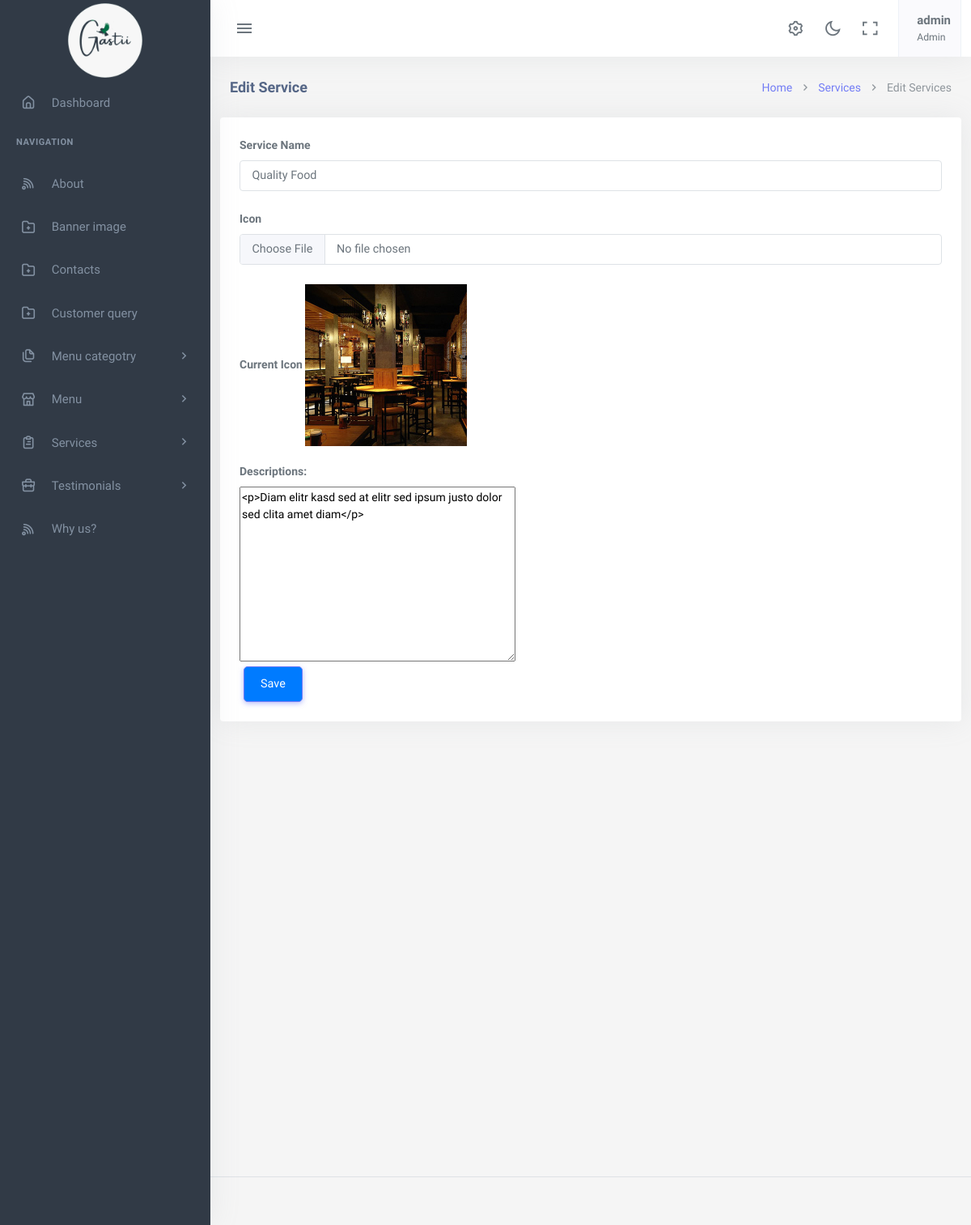
Page /services/edit/3/ (signed in) on the committed database.
### app/models.py (models this page shows, shortened)
class Services(models.Model):
    service_name = models.CharField(max_length=150)
    icon = models.ImageField(upload_to='serviceimage/')
    discriptions= RichTextField(max_length=150)
    class Meta:
        ordering =['-id',]

### app/views.py (the view, shortened to what this page needs)
# urls.py: path('services/edit/<int:pk>/', ServiceAddEditView.as_view(), name='service-edit'),
@method_decorator([login_required(login_url='login'), superadmin_required], name='dispatch')
class ServiceAddEditView(View):
    template_name = 'app/service_add_edit.html'
    def get(self, request, pk=None):
        if pk:
            service = get_object_or_404(Services, pk=pk)
            form = ServiceForm(instance=service)
        else:
            form = ServiceForm()
        context = {'form': form}
        return render(request, 'app/service_add_edit.html', context)

### app/forms.py
class ServiceForm(forms.ModelForm):
    class Meta:
        model = Services
        fields = '__all__'

### app/templates/app/service_add_edit.html (shortened to what this page needs)
{% extends 'app/base.html' %}
{% load static %}
{% block content %}
<div class="content-page">
    <div class="content">
        <div class="container-fluid">
            <div class="row">
                <div class="col-12">
                    <div class="page-title-box">
                        <div class="page-title-right">
                            <ol class="breadcrumb m-0">
                                <li class="breadcrumb-item"><a href="j{% url 'index'%}">Home</a></li>
                                <li class="breadcrumb-item"><a href="{% url 'service-list'%}">Services</a></li>
                                <li class="breadcrumb-item active">{% if form.instance.id %}Edit{% else %}Add{% endif %} Services</li>
                            </ol>
                        </div>
                        <h4 class="page-title">Edit Service</h4>
                    </div>
                </div>
            </div>
        </div>
        <div class="card">
            <div class="card-body">
                <form method="post" enctype="multipart/form-data" class="custom-form">
                    <div class="mb-3">
                        <label for="{{ form.service_name.id_for_label }}" class="form-label">Service Name</label>
                        <input type="text" id="{{ form.service_name.id_for_label }}" class="form-control" name="{{ form.service_name.name }}" value="{{ form.service_name.value }}">
                    </div>
                    <div class="mb-3">
                        <label for="{{ form.icon.id_for_label }}" class="form-label">Icon</label>
                        <input type="file" id="{{ form.icon.id_for_label }}" class="form-control" name="{{ form.icon.name }}">
                    </div>
                    <div class="form-group">
                        <label class="form-label">Current Icon</label>
                        {% if form.instance.icon %}
                            <img src="{{ form.instance.icon.url }}" style="max-height: 200px; max-width: 200px;" alt="Current Icon" class="current-icon">
                        {% else %}
                            <p>No icon available</p>
                        {% endif %}
                    </div><br>
                    <label for="{{ form.discriptions.id_for_label }}" class="form-label">Descriptions:</label>
                        <div class="form-group">
                            {{ form.discriptions }}
                        </div>
                    <button type="submit" class="btn btn-primary">Save</button>
                </form>
            </div>
        </div>
    </div>
</div>
</div>
{% endblock %}

### app/templates/app/base.html (shortened to what this page needs)
{% load static %}
<!DOCTYPE html>
<html lang="en">
    <head>
        <link rel="stylesheet" href="{% static 'app/assets/vendor/jquery-toast-plugin/jquery.toast.min.css'%}">
        <link href="{% static 'app/assets/css/app-saas.min.css'%}" rel="stylesheet" type="text/css" id="app-style" />
        <link href="{% static 'app/assets/css/icons.min.css'%}" rel="stylesheet" type="text/css" />
        <link href="{% static 'app/assets/vendor/bootstrap-datepicker/css/bootstrap-datepicker.min.css'%}" rel="stylesheet" type="text/css" />
        <link href="{% static 'app/assets/vendor/select2/css/select2.min.css'%}" rel="stylesheet" type="text/css" />
        <link href="{% static 'app/assets/vendor/datatables.net-bs5/css/dataTables.bootstrap5.min.css'%}" rel="stylesheet" type="text/css" />
        <link href="{% static 'app/assets/vendor/datatables.net-responsive-bs5/css/responsive.bootstrap5.min.css'%}" rel="stylesheet" type="text/css" />
        <link href="{% static 'app/assets/css/app-saas.min.css'%}" rel="stylesheet" type="text/css" id="app-style" />
        <link href="{% static 'app/assets/css/icons.min.css'%}" rel="stylesheet" type="text/css" />
        <link href="{% static 'app/assets/vendor/quill/quill.core.css' %}" rel="stylesheet" type="text/css" />
        <link href="{% static 'app/assets/vendor/quill/quill.snow.css' %}" rel="stylesheet" type="text/css" />
        <link href="{% static 'app/assets/vendor/datatables.net-buttons-bs5/css/buttons.bootstrap5.min.css' %}" rel="stylesheet" type="text/css" />
        <link href="{% static 'app/assets/vendor/datatables.net-bs5/css/dataTables.bootstrap5.min.css'%}" rel="stylesheet" type="text/css" />
        <link href="{% static 'app/assets/vendor/datatables.net-responsive-bs5/css/responsive.bootstrap5.min.css'%}" rel="stylesheet" type="text/css" />
        <link href="{% static 'app/assets/vendor/datatables.net-fixedcolumns-bs5/css/fixedColumns.bootstrap5.min.css'%}" rel="stylesheet" type="text/css" />
        <link href="{% static 'app/assets/vendor/datatables.net-fixedheader-bs5/css/fixedHeader.bootstrap5.min.css'%}" rel="stylesheet" type="text/css" />
        <link href="{% static 'app/assets/vendor/datatables.net-buttons-bs5/css/buttons.bootstrap5.min.css'%}" rel="stylesheet" type="text/css" />
        <link href="{% static 'app/assets/vendor/datatables.net-select-bs5/css/select.bootstrap5.min.css'%}" rel="stylesheet" type="text/css" />
        <link href="{% static 'app/assets/css/app-saas.min.css'%}" rel="stylesheet" type="text/css" id="app-style" />
        <link href="{% static 'app/assets/css/icons.min.css'%}" rel="stylesheet" type="text/css" />
        <link href="{% static 'app/assets/vendor/simplemde/simplemde.min.css'%}" rel="stylesheet" type="text/css" />
    </head>
    <link rel="stylesheet" href="https://maxcdn.bootstrapcdn.com/font-awesome/4.7.0/css/font-awesome.min.css">
    <body>
        <div class="wrapper">
            <div class="navbar-custom">
                <div class="topbar container-fluid">
                    <div class="d-flex align-items-center gap-lg-2 gap-1">
                        <button class="button-toggle-menu">
                            <i class="mdi mdi-menu"></i>
                        </button>
                    </div>
                    <ul class="topbar-menu d-flex align-items-center gap-3">
                        <li class="d-none d-sm-inline-block">
                            <a class="nav-link" data-bs-toggle="offcanvas" href="#theme-settings-offcanvas">
                                <i class="ri-settings-3-line font-22"></i>
                            </a>
                        </li>
                        <li class="d-none d-sm-inline-block">
                            <div class="nav-link" id="light-dark-mode" data-bs-toggle="tooltip" data-bs-placement="left" title="Theme Mode">
                                <i class="ri-moon-line font-22"></i>
                            </div>
                        </li>
                        <li class="d-none d-md-inline-block">
                            <a class="nav-link" href="#" data-toggle="fullscreen">
                                <i class="ri-fullscreen-line font-22"></i>
                            </a>
                        </li>
                        <li class="dropdown">
                            <a class="nav-link dropdown-toggle arrow-none nav-user px-2" data-bs-toggle="dropdown" href="#" role="button" aria-haspopup="false" aria-expanded="false">
                                <span class="d-lg-flex flex-column gap-1 d-none">
                                    <h5 class="my-0"> {{request.user.username}}</h5>
                                    <h6 class="my-0 fw-normal">Admin</h6>
                                </span>
                            </a>
                        </li>
                    </ul>
                </div>
            </div>
            <div class="leftside-menu">
                <a href="#" class="logo logo-light">
                    <span class="logo-lg">
                        <img src="{% static 'app/assets/images/logo.png'%}" alt="logo" style="height: 100px;">
                    </span>
                </a>
                <div class="h-100" id="leftside-menu-container" data-simplebar>
                    <ul class="side-nav">
                        <li class="side-nav-item">
                            <a href="{%url 'index'%}" class="side-nav-link">
                                <i class="uil-home-alt"></i>
                                <span> Dashboard </span>
                            </a>
                        </li>
                        <li class="side-nav-title">Navigation</li>
                        <li class="side-nav-item">
                            <a href="{% url 'about-detail' pk=1 %}" class="side-nav-link">
                                <i class="uil-rss"></i>
                                <span> About </span>
                            </a>
                        </li>
                        <li class="side-nav-item">
                            <a href="{% url 'banner-detail' pk=1 %}" class="side-nav-link">
                                <i class="uil-folder-plus"></i>
                                <span>Banner image </span>
                            </a>
                        </li>
                        <li class="side-nav-item">
                            <a href="{% url 'contact-detail' pk=1 %}" class="side-nav-link">
                                <i class="uil-folder-plus"></i>
                                <span>Contacts</span>
                            </a>
                        </li>
                        <li class="side-nav-item">
                            <a href="{% url 'customer-query-list'%}" class="side-nav-link">
                                <i class="uil-folder-plus"></i>
                                <span>Customer query</span>
                            </a>
                        </li>
                        <li class="side-nav-item">
                            <a data-bs-toggle="collapse" href="#sidebarPages" aria-expanded="false" aria-controls="sidebarPages" class="side-nav-link">
                                <i class="uil-copy-alt"></i>
                                <span> Menu categotry</span>
                                <span class="menu-arrow"></span>
                            </a>
                        </li>
                        <li class="side-nav-item">
                            <a data-bs-toggle="collapse" href="#sidebarEcommerce" aria-expanded="false" aria-controls="sidebarEcommerce" class="side-nav-link">
                                <i class="uil-store"></i>
                                <span>Menu</span>
                                <span class="menu-arrow"></span>
                            </a>
                        </li>
                        <li class="side-nav-item">
                            <a data-bs-toggle="collapse" href="#sidebarTasks" aria-expanded="false" aria-controls="sidebarTasks" class="side-nav-link">
                                <i class="uil-clipboard-alt"></i>
                                <span> Services</span>
                                <span class="menu-arrow"></span>
                            </a>
                        </li>
                        <li class="side-nav-item">
                            <a data-bs-toggle="collapse" href="#sidebarProjects" aria-expanded="false" aria-controls="sidebarProjects" class="side-nav-link">
                                <i class="uil-briefcase"></i>
                                <span> Testimonials </span>
                                <span class="menu-arrow"></span>
                            </a>
                        </li>
                        <li class="side-nav-item">
                            <a href="{%url 'why_us-detail' pk=1%}" class="side-nav-link">
                                <i class="uil-rss"></i>
                                <span> Why us? </span>
                            </a>
                        </li>
                    </ul>
                </div>
            </div>
  {% block content %}
  {% endblock  %}
        <footer class="footer">
            <div class="container-fluid">
                <div class="row">
                    <div class="col-md-6">
                    </div>
                    <div class="col-md-6">
                    </div>
                </div>
            </div>
        </footer>
        </body>
    </html>

### app/templates/app/base.html (style rules this page uses)
.btn { margin: 0 5px; padding: 10px 20px; border-radius: 5px; cursor: pointer; }
.btn-primary { background-color: #007bff; color: #fff; }

### rows in the picture
Services: service_name "Quality Food", instance.icon (picture), discriptions "<p>Diam elitr kasd sed at elitr sed ipsum justo dolor sed clita amet diam</p>"

### other values in the picture
{{ request.user.username }} "admin"
